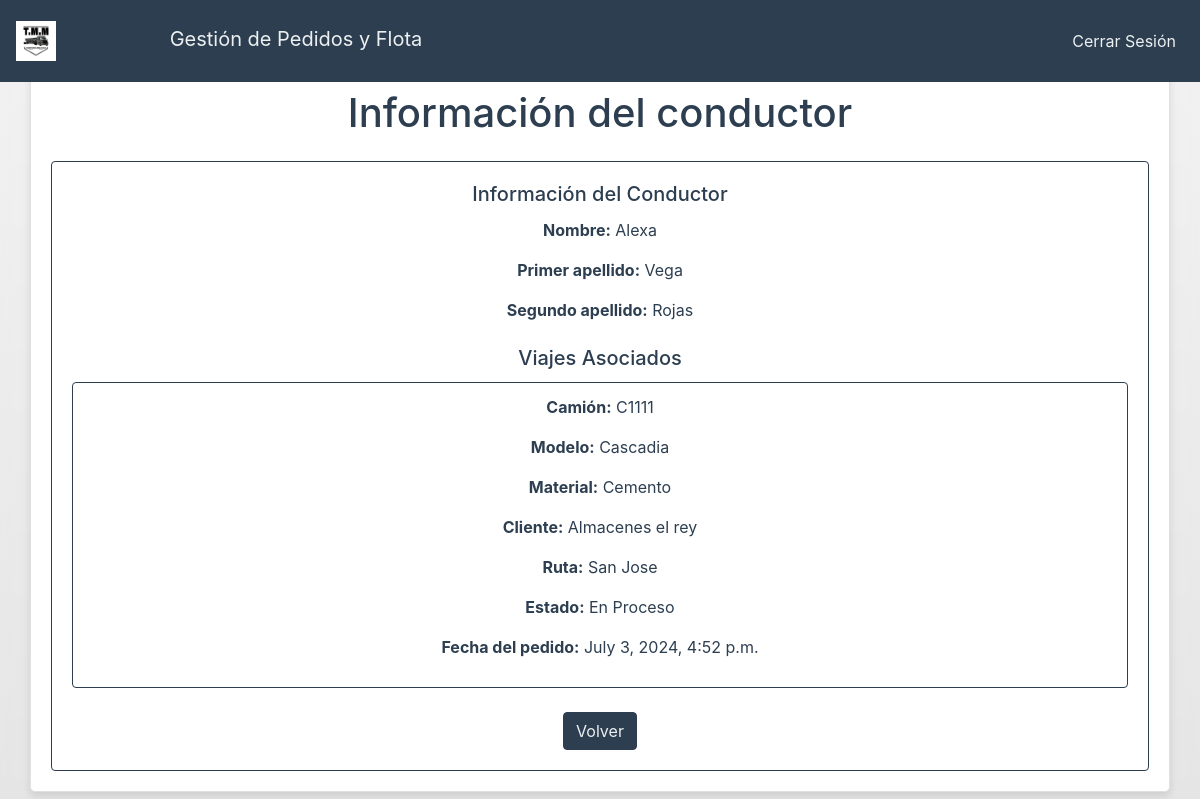
Page /ver_info_conductor/19/ (signed in) on the committed database.
### prueba/models.py (models this page shows, shortened)
class Conductor(models.Model):
    nombre = models.CharField(max_length=50)
    apellido1 = models.CharField(max_length=50)
    apellido2 = models.CharField(max_length=50)

class Pedido(models.Model):
    camion = models.CharField(max_length=100)
    modelo = models.CharField(max_length=100)
    material = models.CharField(max_length=100)
    cliente = models.CharField(max_length=100)
    conductor = models.ForeignKey(Conductor, on_delete=models.CASCADE)
    ruta = models.CharField(max_length=100)
    estado = models.CharField(max_length=20, choices=[('En Proceso', 'En Proceso'), ('Finalizado', 'Finalizado')])
    fecha_pedido = models.DateTimeField(auto_now_add=True)

### prueba/views.py (the view)
# urls.py: path('ver_info_conductor/<int:conductor_id>/', views.ver_info_conductor, name='ver_info_conductor'),
@login_required
def ver_info_conductor(request, conductor_id):
    conductor = get_object_or_404(Conductor, id=conductor_id)
    pedidos = Pedido.objects.filter(conductor=conductor)
    return render(request, 'ver_info_conductor.html', {'conductor': conductor, 'pedidos': pedidos})

### prueba/templates/ver_info_conductor.html (shortened to what this page needs)
<!DOCTYPE html>
<html lang="en">
<head>
    {% load static %}
    <link rel="stylesheet" type="text/css" href="{% static 'prueba/styles.css' %}">
    <link rel="stylesheet" href="https://stackpath.bootstrapcdn.com/bootstrap/4.5.2/css/bootstrap.min.css">
</head>
<body>
    <nav class="navbar navbar-expand-lg navbar-light w-100" style="position: fixed; top: 0; left: 0; right: 0; padding: 1rem; text-align: center;">
        <a class="navbar-brand" href="#">
            <img src="{% static 'prueba/logo.png'%}" width="40" height="40" alt="Logo">
            <span class="ml-2">Gestión de Pedidos y Flota</span>
        </a>
        <div class="collapse navbar-collapse">
            <ul class="navbar-nav ml-auto">
                <li class="nav-item">
                    <a class="nav-link" href="{% url 'logout' %}">Cerrar Sesión</a>
                </li>
            </ul>
        </div>
    </nav>
    <div class="container">
        <h1 class="mb-4">Información del conductor</h1>
        <div class="card">
            <div class="card-body">
                <h5 class="card-title">Información del Conductor</h5>
                <p><strong>Nombre:</strong> {{ conductor.nombre }}</p>
                <p><strong>Primer apellido:</strong> {{ conductor.apellido1 }}</p>
                <p><strong>Segundo apellido:</strong> {{ conductor.apellido2 }}</p>
                <h5 class="card-title mt-4">Viajes Asociados</h5>
                {% if pedidos %}
                    <ul class="list-group">
                        {% for pedido in pedidos %}
                            <li class="list-group-item">
                                <p><strong>Camión:</strong> {{ pedido.camion }}</p>
                                <p><strong>Modelo:</strong> {{ pedido.modelo }}</p>
                                <p><strong>Material:</strong> {{ pedido.material }}</p>
                                <p><strong>Cliente:</strong> {{ pedido.cliente }}</p>
                                <p><strong>Ruta:</strong> {{ pedido.ruta }}</p>
                                <p><strong>Estado:</strong> {{ pedido.estado }}</p>
                                <p><strong>Fecha del pedido:</strong> {{ pedido.fecha_pedido }}</p>
                            </li>
                        {% endfor %}
                    </ul>
                {% else %}
                    <p>No hay viajes asociados a este conductor.</p>
                {% endif %}
                <a href="{% url 'crud_conductores' %}" class="btn btn-primary mt-4">Volver</a>
            </div>
        </div>
    </div>
</body>
</html>

### prueba/static/prueba/styles.css (style rules this page uses)
body { font-family: Arial, sans-serif; background-image: linear-gradient(to bottom, #f2f2f2, #e5e5e5); background-size: cover; background-repeat: no-repeat; background-attachment: fixed; height: 100vh; margin: 0; display: flex; justify-content: center; align-items: center; backdrop-filter: blur(5px); }
.container { background-color: rgba(255, 255, 255, 0.9); padding: 30px; border-radius: 8px; max-width: 600px; width: 100%; text-align: center; box-shadow: 0 0 10px rgba(0, 0, 0, 0.1); }
h1 { color: #333; margin-bottom: 30px; }
.navbar-brand img { margin-right: 100px; }

### prueba/templates/ver_info_conductor.html (style rules this page uses)
:root { --primary-color: #2C3E50; --secondary-color: #18BC9C; --background-color: #ECF0F1; }
body { background-color: var(--background-color); color: var(--primary-color); }
.navbar { background-color: var(--primary-color) !important; }
.navbar-brand, .nav-link { color: var(--background-color) !important; }
.btn-primary { background-color: var(--primary-color); border-color: var(--primary-color); color: var(--background-color); }
.container { background-color: #ffffff; border: 1px solid #e0e0e0; border-radius: 5px; padding: 20px; margin-top: 60px; box-shadow: 0 4px 8px rgba(0, 0, 0, 0.1); }
h1, h5, .card-title { color: var(--primary-color); }
.card { border-color: var(--primary-color); }
.list-group-item { border-color: var(--primary-color); }

### rows in the picture
Conductor: nombre "Alexa", apellido1 "Vega", apellido2 "Rojas"
Pedido: camion "C1111", modelo "Cascadia", material "Cemento", cliente "Almacenes el rey", ruta "San Jose", estado "En Proceso", fecha_pedido "July 3, 2024, 4:52 p.m."
